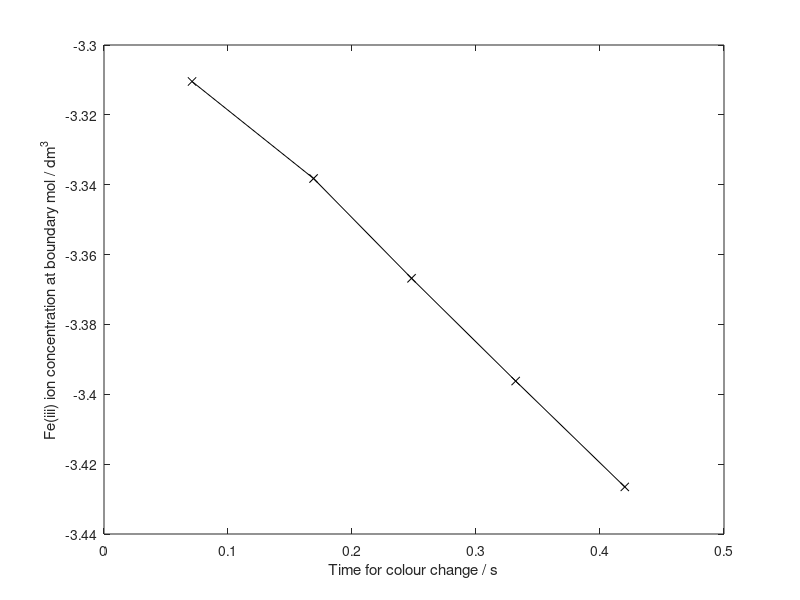

Here is the MATLAB script that generated this plot: (Note: this script raises an error after producing the figure.)
% iron 3 is 0.075 M 
% thiosulfate is 0.1 M 
% KI is 0.4 M 
thiosulfate_vals = [2, 4, 6, 8, 10];
fe3_conc = 0.075 / 2;

for i = 1:length(thiosulfate_vals)
    thiosulfate_conc(i) = 0.5 * (thiosulfate_vals(i) / 100) * 0.1;
    fe3_excess(i) = fe3_conc - thiosulfate_conc(i);
end

t = [7.1, 16.9, 24.8, 33.2, 42.0] / 10.^2;
plot(t, log(fe3_excess), 'kx-')
xlabel("Time for colour change / s")
ylabel("Fe(iii) ion concentration at boundary mol / dm^3")

fit_fe3 = fit(t(:), log(fe3_excess(:)), 'Poly1');

delta = fe3_excess(1) / fe3_conc;

i_vals = [40, 50, 60, 65, 70];
for i = 1:length(i_vals)
    i_conc(i) = 0.5 * (i_vals(i) / 100) * 0.4;
end
time_2 = [34.1, 23, 15.7, 14.9, 9.5] / 10.^2;

plot(log(time_2), log(i_conc), 'kx-')
fit_iconc = fit(log(time_2(:)), log(i_conc(:)), 'Poly1');
xlabel("Time for colour change / s")
ylabel("Iodide ion concentration at boundary mol / dm^3")